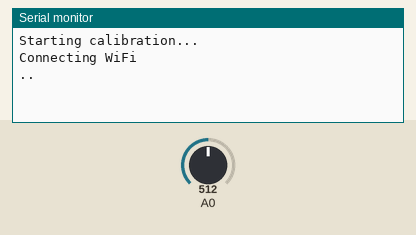
A program run on a simulated ESP8266 (NodeMCU). On the bench: the last lines printed to the serial monitor. The inputs (shaded band) are chosen by the test bench; at power-on: A0 = 512. WiFi joins after 1.5 s; servers stay silent unless stated; uploads are accepted with an empty reply; not simulated (calls return 0 or success): secrets.h.

Above: at 1.9 s.
2.0 s: A0 set to 810
At 3.5 s:
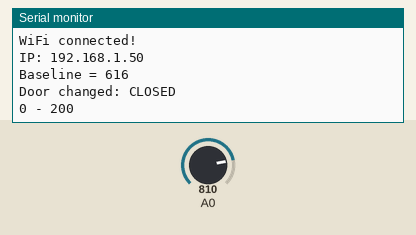
3.7 s: A0 set to 790
At 3.95 s:
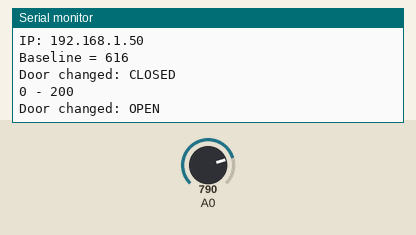

Measured:
- after the input at 2.0 s, the serial monitor: prints a new line after 0.71 s (image 1)
- after the input at 3.7 s, the serial monitor: prints a new line after 0.06 s (image 2)

The program:

main.cpp
```cpp
#include <Arduino.h>
#include "secrets.h"
#include "wifi.h"
#include "sensor.h"
#include "worker.h"

volatile int lastState = -1;
volatile bool stateChanged = false;

//
// ===== Objects =====
WIFI connection;
DoorSensor door;
Worker worker;
SendTimer sender(&worker);

//
// ===== Setup =====
void setup() {
    Serial.begin(115200);
    delay(500);
    door.calibrate();
    connection.connect();
    sender.lastSend = millis();
}

//
// ===== Loop =====
void loop() {
    connection.run();
    connection.keepAlive();


    if (stateChanged) {
        worker.sendAsync(lastState);
        stateChanged = false;
    }

    door.run();  // датчик всегда опрашивается

    sender.run();  // периодическая отправка
    worker.run();  // асинхронная отправка
}
```

sensor.h
```cpp
#pragma once
#include <Arduino.h>

extern volatile int lastState;
extern volatile bool stateChanged;

class DoorSensor {
public:
    // === Параметры ===
    int baseline = 0;
    int threshold = -50;
    unsigned long debounceTime = 50; // ms
    unsigned long lastChangeTime = 0;
    int lastStableState = -1;

    unsigned long sensorInterval = 10;     // <-- Период опроса датчика
    unsigned long lastSensorRun = 0;

    enum SensorState {
        UNCALIBRATED,
        CALIBRATING,
        READY
    };
    SensorState sensorState = UNCALIBRATED;

    long calibrationSum = 0;
    int calibrationCount = 0;
    unsigned long lastCalibrationTime = 0;

    // === Запуск калибровки ===
    void calibrate() {
        if (sensorState == UNCALIBRATED) {
            Serial.println("Starting calibration...");
            sensorState = CALIBRATING;
            calibrationSum = 0;
            calibrationCount = 0;
            lastCalibrationTime = millis();
        }
    }

    // === Чтение сенсора ===
    int readRaw() {
        return analogRead(A0);
    }


    // === Главный метод ===
    void run() {
        unsigned long now = millis();

        // --- Интервальное исполнение ---
        if (now - lastSensorRun < sensorInterval) return;
        lastSensorRun = now;

        // --- Калибровка ---
        if (sensorState == CALIBRATING) {
            if (now - lastCalibrationTime >= 2) {
                calibrationSum += readRaw();
                calibrationCount++;
                lastCalibrationTime = now;

                if (calibrationCount >= 200) {
                    baseline = calibrationSum / 200;
                    Serial.print("Baseline = ");
                    Serial.println(baseline);
                    sensorState = READY;
                }
            }
            return;
        }

        if (sensorState != READY) return;
        // Serial.println("Sensor ready");
        // --- Основное чтение ---
        int currentReading = readRaw();
        int currentState = lastStableState;
        // Serial.printf("Door reading: %d\n", currentReading);

        if (currentReading > 800) {
            currentState = 0; // CLOSED
        } else if (currentReading > baseline + threshold) {
            currentState = 1; // OPEN
        }

        // --- Дребезг ---
        if (currentState != lastStableState) {
            lastChangeTime = now;
        }

        if ((now - lastChangeTime) > debounceTime) {

            // Serial.println(currentState == 1 ? "OPEN" : "CLOSED");
            // Serial.printf("Door current: %d last %d\n", currentState, lastStableState);/
            if (currentState != lastState) {
                lastState = currentState;
                stateChanged = true;

                Serial.print("Door changed: ");
                Serial.println(lastState == 1 ? "OPEN" : "CLOSED");
            }
        }

        lastStableState = currentState;
    }
};
```

wifi.h
```cpp
#pragma once

#include <ESP8266WiFi.h>
#include "secrets.h"

extern volatile int lastState;

class WIFI {
private:
    enum WifiState {
        DISCONNECTED,
        CONNECTING,
        CONNECTED,
        RECONNECTING
    };
    WifiState state = DISCONNECTED;
    unsigned long lastAttempt = 0;

public:
void connect() {
    if (state == CONNECTED) return;

    WiFi.mode(WIFI_STA);
    WiFi.setSleepMode(WIFI_NONE_SLEEP);

    WiFi.disconnect();           // <-- ОБЯЗАТЕЛЬНО
    delay(200);                  // <-- ДА, НУЖНО

    WiFi.begin(wifiName.c_str(), wifiPass.c_str());

    Serial.println("Connecting WiFi");
    state = CONNECTING;
    lastAttempt = millis();
}


    void run() {
        if (state == CONNECTING) {
            if (WiFi.status() == WL_CONNECTED) {
                Serial.println("\nWiFi connected!");
                Serial.print("IP: "); Serial.println(WiFi.localIP());
                state = CONNECTED;
            } else if (millis() - lastAttempt > 500) {
                Serial.print(".");
                lastAttempt = millis();
            }
        }
    }


    void keepAlive() {
        if (WiFi.status() != WL_CONNECTED) {
            if (state != CONNECTING) {
                Serial.println("WiFi lost. Reconnecting...");
                state = CONNECTING;

                WiFi.disconnect();       // <-- НУЖНО
                delay(200);              // <-- НУЖНО

                WiFi.begin(wifiName.c_str(), wifiPass.c_str());
                lastAttempt = millis();
            }
        }
    }


};
```

worker.h
```cpp
#pragma once

#include <ESP8266WiFi.h>
#include "secrets.h"

extern volatile int lastState;

class Worker {
public:
    enum State {IDLE, CONNECTING, SENDING, READING, DONE};
    State state = IDLE;

    int payload = 0;
    unsigned long sendStartTime = 0;
    unsigned long timeout = 100000; // ms
    WiFiClient client;
    int port = 1312;

    void sendAsync(int val) {
        if (state == IDLE) {
            payload = val;
            state = CONNECTING;
            sendStartTime = millis();
        }
    }

    void run() {
        switch(state) {
            case IDLE:
                return;

            case CONNECTING:
                if (client.connect(host.c_str(), port)) {
                    String data = String(payload);
                    String request = "POST / HTTP/1.1\r\n";
                    request += "Host: " + host + "\r\n";
                    request += "Content-Type: text/plain\r\n";
                    request += "Content-Length: " + String(data.length()) + "\r\n\r\n";
                    request += data;
                    client.print(request);
                    state = READING;
                    sendStartTime = millis();
                } else {
                    // не удалось подключиться, сбрасываем
                    Serial.printf("%d - ERR_CONNECT\n", payload);
                    client.stop();
                    state = IDLE;
                }
                break;

            case READING:
                // читаем ответ кусками, но не блокируем loop
                if (client.available()) {
                    String line = client.readStringUntil('\n');
                    line.trim();
                    if (line.startsWith("HTTP/1.1")) {
                        int code = line.substring(9,12).toInt();
                        Serial.printf("%d - %d\n", payload, code);
                        client.stop();
                        state = IDLE;
                    }
                }
                // таймаут
                if (millis() - sendStartTime > timeout) {
                    Serial.printf("%d - ERR_TIMEOUT\n", payload);
                    client.stop();
                    state = IDLE;
                }
                break;

            default:
                state = IDLE;
                break;
        }
    }
};

const int sendInterval = 5000; // ms

class SendTimer {
public:
    unsigned long lastSend = 0;
    Worker* worker;

    SendTimer(Worker* w) : worker(w) {}

    void run() {
        unsigned long now = millis();
        if (now - lastSend >= sendInterval) {
            worker->sendAsync(lastState);
            lastSend = now;
        }
    }
};
 // WORKER_H
```
